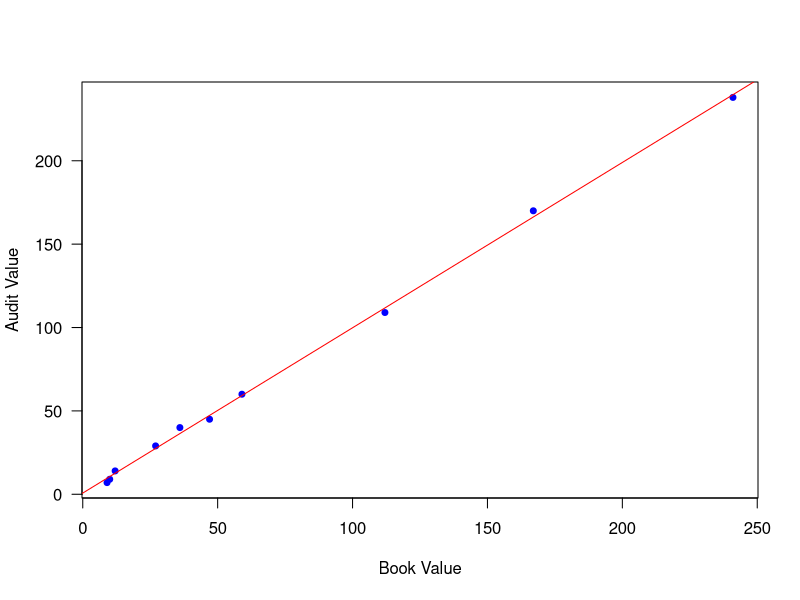

Reproduce this figure in R.
## ---- chunk 1
knitr::opts_chunk$set(echo = FALSE,
                      results = 'markup',
                      fig.width = 4,
                      fig.height = 3,
                      fig.align = 'center',
                      message = F,
                      warning = F)
## ---- chunk 2
Audit_Value <- c(9, 14, 7, 29, 45, 109, 40, 238, 60, 170)
Book_Value <- c(10, 12, 9, 27, 47, 112, 36, 241, 59, 167)
df <- data.frame(Book_Value, Audit_Value)
plot(df, col = "blue", pch = 20, cex = 1.2, las = 1, xlab = "Book Value", ylab = "Audit Value")
abline(lm(Audit_Value ~ Book_Value, data = df), col = "red")

